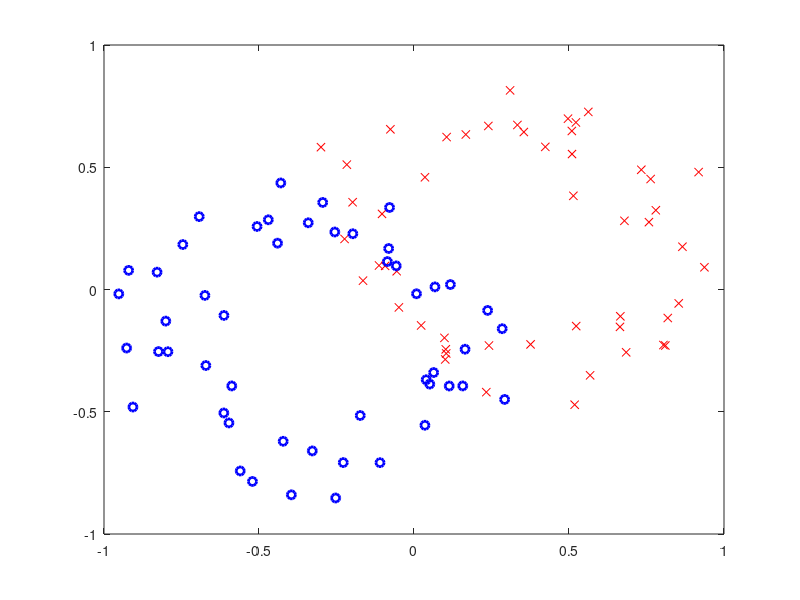

This chart was generated by the following MATLAB code: (Note: this script raises an error after producing the figure.)
%% Cell 1. Load Data.
load('lab3_1.mat');
figure(2); clf; plot(Xtr(Ytr==1,1),Xtr(Ytr==1,2),'rx',Xtr(Ytr==0,1),Xtr(Ytr==0,2),'bo','linewidth',2);

%% Cell 2. Show a classification hypothesis.
w = [0, 5, 5]; %Weights for MaxEnt classifier correspond to a particular line.
VIZ = 2;        %Option 2: Show post prob. %Option 1: Show contour.
lx = -1:0.05:1;
[LX1,LX2]=meshgrid(lx,lx);
LX=[LX1(:),LX2(:)];
util_lrViz(lx,LX,w,Xtr,Ytr,VIZ); 
pTr = util_lrclass_2c(Xtr,w); predTr = pTr>0.5; fprintf(1,'Train acc: %1.2f\n', sum(Ytr==predTr)/numel(Ytr));

%% Cell 3. Find a good classifier.
VIZ = 2; %Option 2: Show post prob.
VIZ = 1; %Option 1: Show contour.
VIZ_INT = 10;

%Iterate over weight 0,1,2
lw0 = -1:0.05:1; 
lw1 = 5.3:0.05:5.5;
lw2 = 4.3:0.05:4.5;

obj = zeros(numel(lw0),numel(lw1),numel(lw2,2)); %Record the scores.
objl= zeros(1,numel(obj)); %Record the scores linearly.
k = 0;
for w0 = 1:numel(lw0)
    for w1 = 1:numel(lw1)
        for w2 = 1:numel(lw2)
            k=k+1;
            
            w=[lw0(w0), lw1(w1), lw2(w2)];
            obj(w0,w1,w2) = util_lrlik_reg_2c(Ytr, Xtr, w); %Check if the current classifier [w0,w1,w2] works.
            
            objl(k) = obj(w0,w1,w2);
            if(mod(k,VIZ_INT)==0) %Plot results every few iterations.
                util_lrViz(lx,LX,w,Xtr,Ytr,VIZ); pause(0.01);
                sfigure(1); clf; plot(objl(1:k)); xlabel('Iteration'); ylabel('Objective to Minimize');
                sfigure(3); bar(w); title('Current weights');
            end
            
            
        end
    end
end

i = find(obj==min(obj(:))); [i,j,k]=ind2sub(size(obj),i);
w = [lw0(i), lw1(j), lw2(k)];
fprintf(1,'Best Weights Found: %1.3f,%1.3f,%1.3f.\n',w);
util_lrViz(lx,LX,w,Xtr,Ytr,VIZ); pause(0.01);

pTr = util_lrclass_2c(Xtr,w); predTr = pTr>0.5; fprintf(1,'Train acc: %1.2f\n', sum(Ytr==predTr)/numel(Ytr));
pTe = util_lrclass_2c(Xte,w); predTe = pTe>0.5; fprintf(1,'Test acc: %1.2f\n', sum(Yte==predTe)/numel(Yte));

%% Cell 4a
% llh is the goodness/objective of the current classifier.
% dllh is the gradient of the objective given the weights.
w = [0,-1,1]
[llh,dllh] = util_lrlik_reg_2c(Ytr, Xtr, w)
pTr = util_lrclass_2c(Xtr,w); predTr = pTr>0.5; fprintf(1,'Train acc: %1.2f\n', sum(Ytr==predTr)/numel(Ytr));

%% Cell 4b: Move the weights in the direction of their gradient to improve the classifier.
step = 0.1;
w = w-0.1*dllh
[llh,dllh] = util_lrlik_reg_2c(Ytr, Xtr, w)
pTr = util_lrclass_2c(Xtr,w); predTr = pTr>0.5; fprintf(1,'Train acc: %1.2f\n', sum(Ytr==predTr)/numel(Ytr));

%% Cell 5: Let matlab follow the gradient to the best classifier.
w0 = [0,-1,1];
options = optimset('GradObj','on');
f    = @(w) util_lrlik_reg_2c(Ytr, Xtr, w);
[w,fval,eflag,out] = fminunc(f, w0, options);
util_lrViz(lx,LX,w,Xtr,Ytr,VIZ);
out.funcCount()

pTr = util_lrclass_2c(Xtr,w); predTr = pTr>0.5; fprintf(1,'Train acc: %1.2f\n', sum(Ytr==predTr)/numel(Ytr));
pTe = util_lrclass_2c(Xte,w); predTe = pTe>0.5; fprintf(1,'Test acc: %1.2f\n', sum(Yte==predTe)/numel(Yte));

